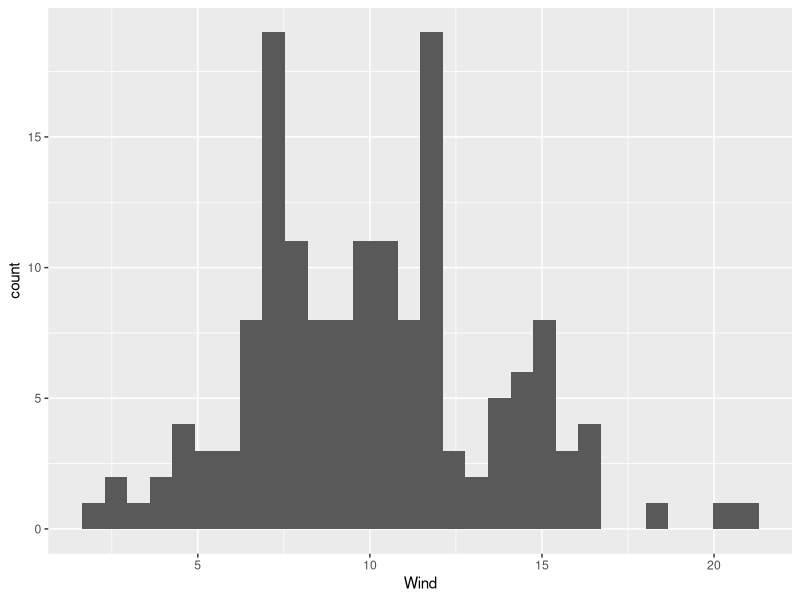
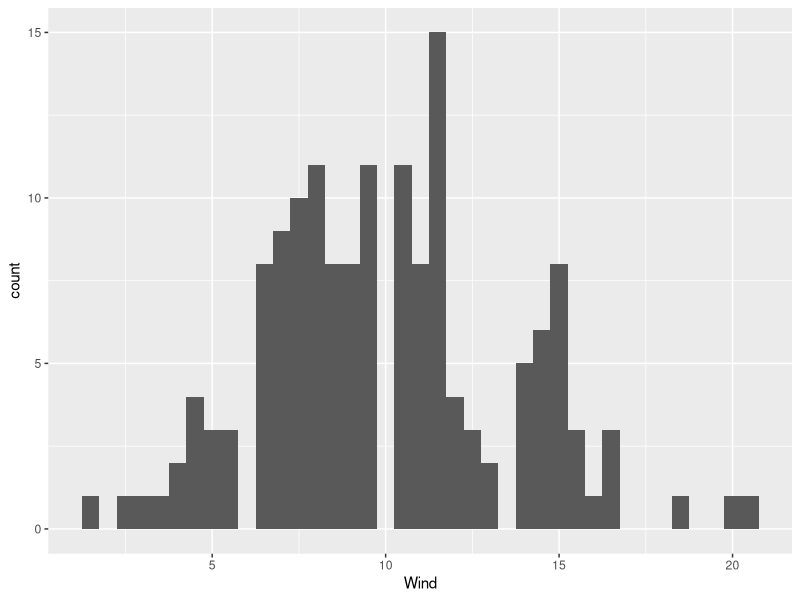
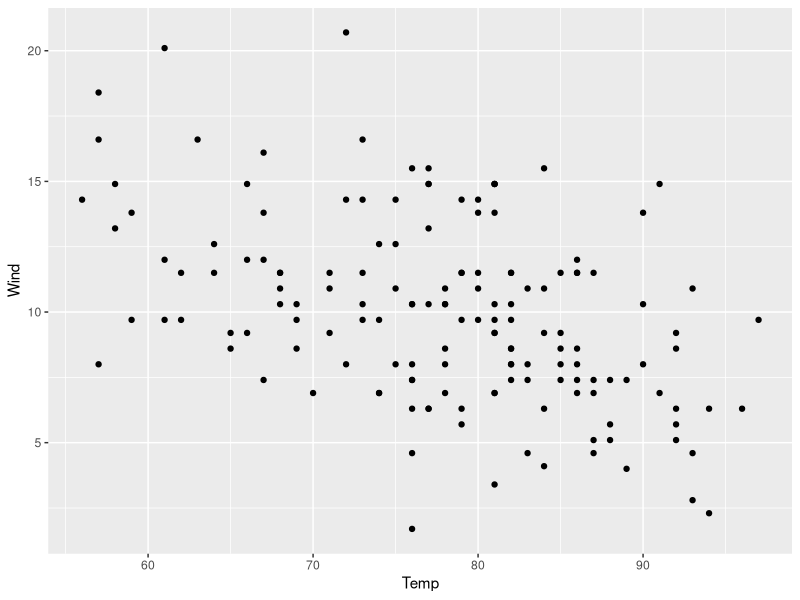
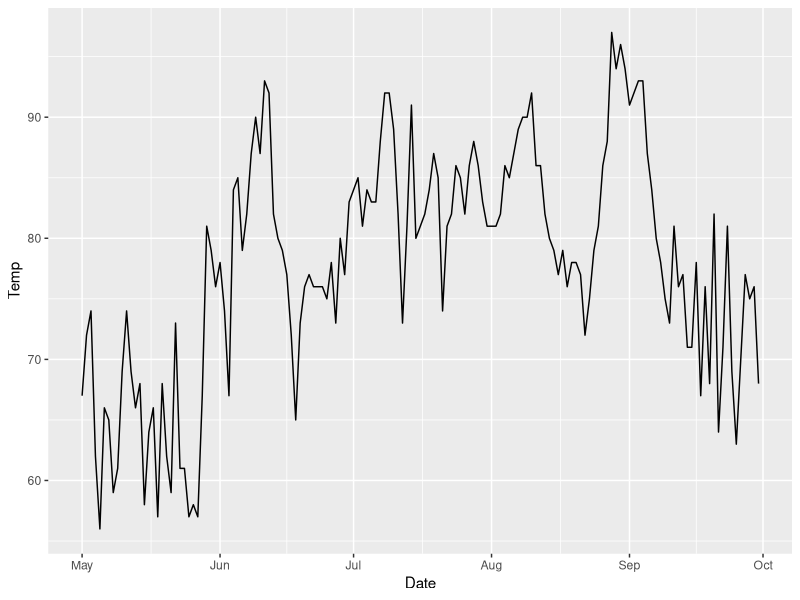
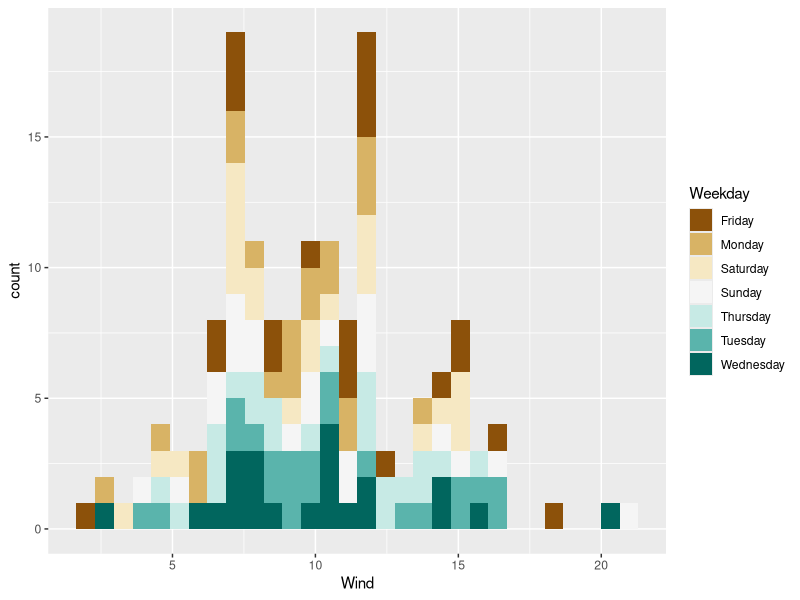
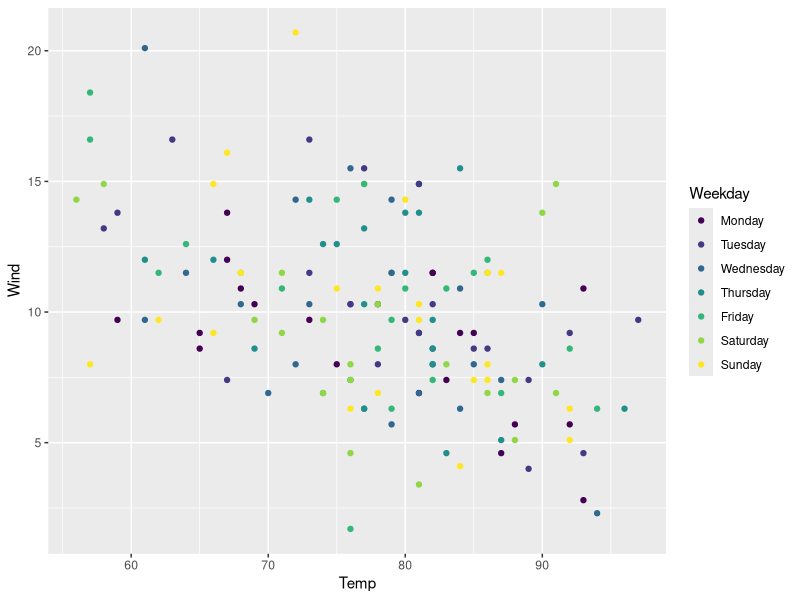
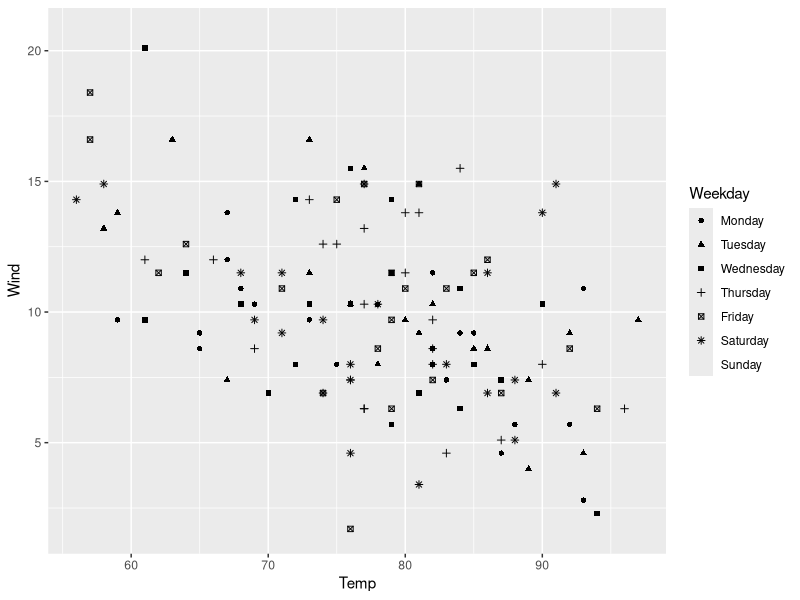
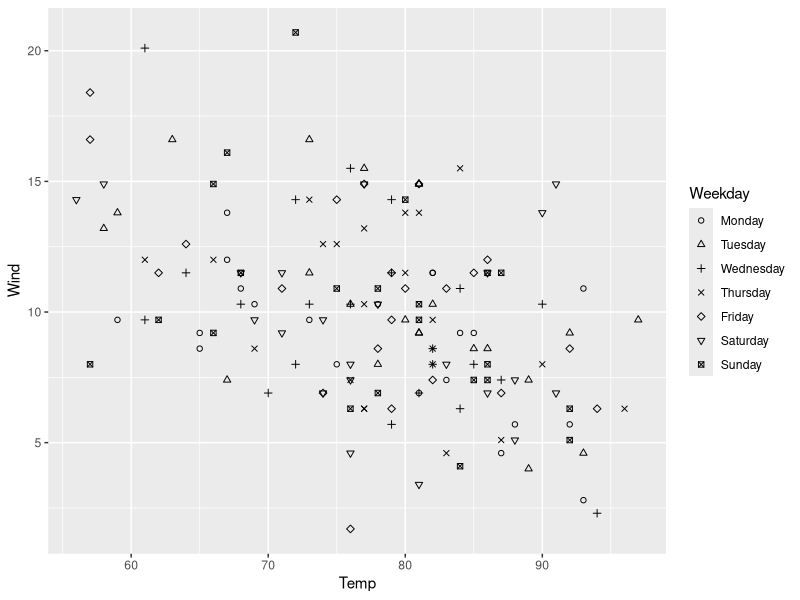

Reproduce these figures in R, in order.
## ---- chunk 1
library( tidyverse )
## ---- chunk 2
summary(airquality)
## ---- chunk 3
ggplot( airquality, aes( Wind ) ) + geom_histogram()
## ---- chunk 4
ggplot( airquality, aes( Wind, color=Month ) ) + geom_histogram( binwidth=0.5 )
## ---- chunk 5
aes( x = Temp, y = Wind )
## ---- chunk 6
ggplot( airquality, aes( x = Temp, y = Wind) ) + geom_point()
## ---- chunk 7
head(airquality)
## ---- chunk 8
airquality %>%
  mutate( DateString = paste( Month, Day, "1973", sep="/") ) %>%
  mutate( Date = parse_date( DateString, format="%m/%d/%Y") ) %>%
  select( Ozone, Wind, Temp, Date) -> df

summary(df)
## ---- chunk 9
df %>%
  mutate( Weekday = weekdays(Date) ) -> df
summary(df)
## ---- chunk 10
ggplot( df, aes(Date,Temp)) + geom_line() 
## ---- chunk 11
library(RColorBrewer)
df$Weekday <- weekdays( df$Date )
ggplot( df, aes(Wind, fill=Weekday)) + geom_histogram() + scale_fill_brewer( type="div")
## ---- chunk 12
factor( df$Weekday )
## ---- chunk 13
factor( df$Weekday, ordered=TRUE )
## ---- chunk 14
factor( df$Weekday, 
        ordered=TRUE, 
        levels = c("Monday","Tuesday","Wednesday","Thursday", "Friday", "Saturday", "Sunday"))
## ---- chunk 15
df$Weekday <- factor( df$Weekday, 
                      ordered=TRUE, 
                      levels = c("Monday","Tuesday","Wednesday",
                                 "Thursday", "Friday", 
                                 "Saturday", "Sunday"))
ggplot( df, aes( x = Temp, y = Wind, color = Weekday) ) + geom_point() 
## ---- chunk 16
ggplot( df, aes( x = Temp, y = Wind, shape = Weekday) ) + geom_point() 
## ---- chunk 17
ggplot( df, aes( x = Temp, y = Wind, shape = Weekday) ) + 
  geom_point()  + 
  scale_shape_manual( values = c(1:7))
## ---- chunk 18
ggplot( df, aes(Wind)) + 
  geom_histogram( binwidth=1.0) + 
  facet_grid( Weekday ~ .) 
## ---- chunk 19
ggplot( df, aes( x = Wind, y = Temp ) ) +
  geom_point() + 
  stat_smooth()
## ---- chunk 20
ggplot( df, aes( x = Wind, y = Temp ) ) +
  geom_point() + 
  stat_smooth( method="lm")
## ---- chunk 21
ggplot( df, aes( x = Wind, y = Temp ) ) +
  stat_smooth( method="lm", se=FALSE, col="red", size=0.5) +
  geom_point() + 
  xlab("Wind Speed (MPH)") + ylab("Air Temperature (F)")
## ---- chunk 22
p <- ggplot( df, aes(Date,Temp)) + geom_line() 
p + theme_bw()
## ---- chunk 23
p + theme_dark()
## ---- chunk 24
p + theme_light()
## ---- chunk 25
p + theme_classic()
